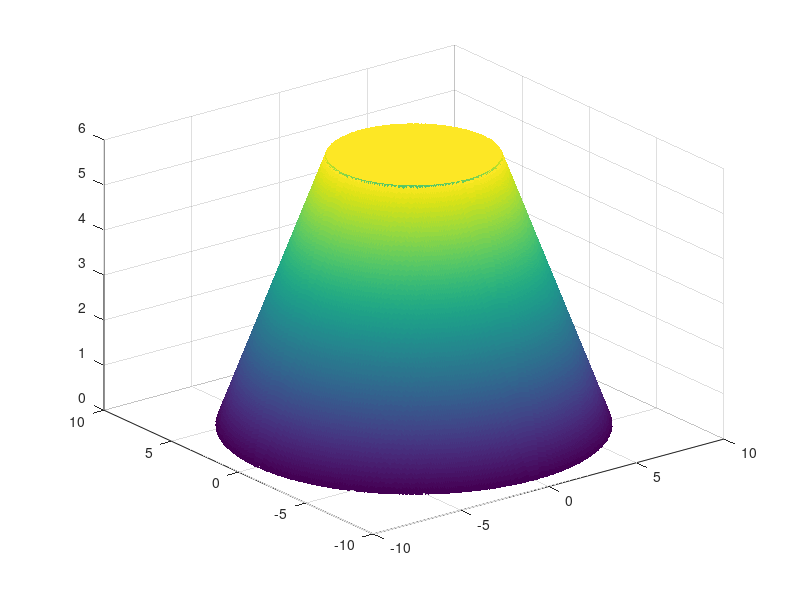

MATLAB code to generate this figure:
clear all;
clf reset;
close all;

[x, y] = ndgrid(linspace(-10,10,500));

h = 6;
r1 = 4;
r2 = 9;

z1 = 0 * x;
z2 = 0 * x + h;
z3 = -h * sqrt(x.^2+y.^2) / 5 + 10.8;

z1(x.^2 + y.^2 > r2^2) = NaN;
z2(x.^2 + y.^2 > r1^2) = NaN;
z3(x.^2 + y.^2 < r1^2) = NaN;
z3(x.^2 + y.^2 > r2^2) = NaN;

surf(x, y, z1,'edgecolor','none')
xlim([-10, 10])
ylim([-10, 10])
hold on
surf(x, y, z2,'edgecolor','none')
surf(x, y, z3,'edgecolor','none')
hold off 

disp("Volumn:")
disp(pi * h * (r2 ^ 2 + r1 ^ 2 + r2 * r1) / 3)
